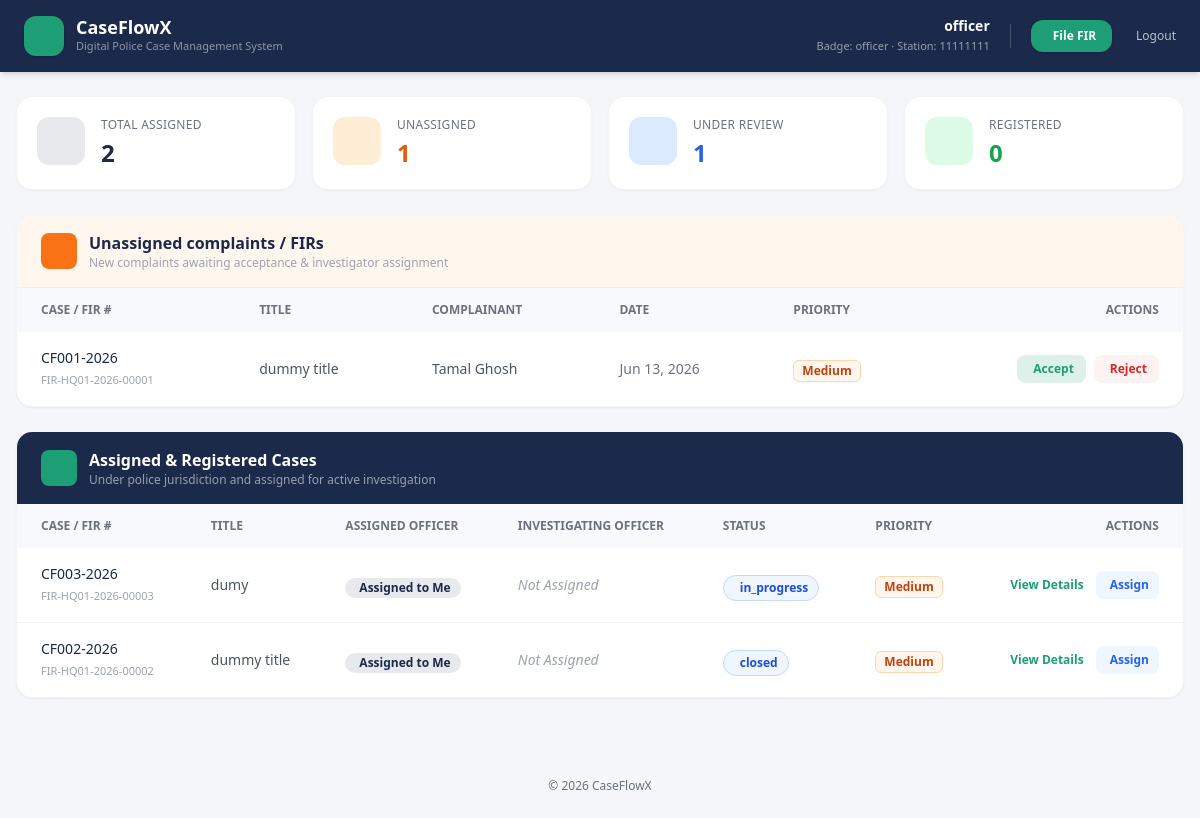
The app's page /officer-dashboard.php (signed in) with its own data.
### tables this page shows
CREATE TABLE officers (
            id              INTEGER PRIMARY KEY AUTOINCREMENT,
            badge_number    TEXT    NOT NULL UNIQUE,
            full_name       TEXT    NOT NULL,
            email           TEXT    UNIQUE,
            phone           TEXT    NOT NULL UNIQUE,
            station_code    TEXT    NOT NULL,
            role            TEXT    NOT NULL DEFAULT 'FIR Officer' CHECK(role IN ('FIR Officer','Supervisor','Admin')),
            password_hash   TEXT    NOT NULL,
            status          TEXT    NOT NULL DEFAULT 'active' CHECK(status IN ('active','suspended')),
            created_at      TEXT    NOT NULL DEFAULT (datetime('now')),
            last_login      TEXT
        );

CREATE TABLE cases (
            id              INTEGER PRIMARY KEY AUTOINCREMENT,
            citizen_id      INTEGER NOT NULL,
            case_number     TEXT    NOT NULL UNIQUE,
            title           TEXT    NOT NULL,
            description     TEXT    NOT NULL,
            status          TEXT    NOT NULL DEFAULT 'open' CHECK(status IN ('open','in_progress','resolved','closed')),
            priority        TEXT    NOT NULL DEFAULT 'low' CHECK(priority IN ('low','medium','high')),
            created_at      TEXT    NOT NULL DEFAULT (datetime('now')), fir_number TEXT, complainant_name TEXT, complainant_nid TEXT, complainant_phone TEXT, complainant_address TEXT, incident_date TEXT, incident_time TEXT, incident_location TEXT, incident_description TEXT, sections_applied TEXT, witness_details TEXT, officer_id INTEGER, station_code TEXT, investigating_officer TEXT, modified_by INTEGER, modified_at TEXT, investigator_id INTEGER,
            FOREIGN KEY (citizen_id) REFERENCES citizens(id) ON DELETE CASCADE
        );

CREATE TABLE citizens (
            id              INTEGER PRIMARY KEY AUTOINCREMENT,
            full_name       TEXT    NOT NULL,
            national_id     TEXT    NOT NULL UNIQUE,
            date_of_birth   TEXT    NOT NULL,
            gender          TEXT    NOT NULL CHECK(gender IN ('male','female','other')),
            phone           TEXT    NOT NULL UNIQUE,
            email           TEXT    UNIQUE,
            division        TEXT    NOT NULL,
            district        TEXT    NOT NULL,
            address         TEXT    NOT NULL,
            password_hash   TEXT    NOT NULL,
            status          TEXT    NOT NULL DEFAULT 'active' CHECK(status IN ('active','suspended')),
            created_at      TEXT    NOT NULL DEFAULT (datetime('now')),
            last_login      TEXT
        );

### officer-dashboard.php (the view, shortened to what the rows shown need)
<?php
require_once __DIR__ . '/db.php';
$officer = require_officer();
$db = get_db();
$assignedCases = [];
try {
    $stmt = $db->query("
        SELECT c.*, o.full_name as officer_name,
               (SELECT COUNT(*) FROM fir_evidence WHERE case_id = c.id) as evidence_count
        FROM cases c
        LEFT JOIN officers o ON c.officer_id = o.id
        WHERE c.officer_id IS NOT NULL
        ORDER BY c.created_at DESC
    ");
    $assignedCases = $stmt->fetchAll();
} catch (PDOException $e) {
    error_log("Dashboard assigned cases error: " . $e->getMessage());
}
$unassignedCases = [];
try {
    $stmt = $db->query("
        SELECT c.*, ct.full_name as citizen_name
        FROM cases c
        LEFT JOIN citizens ct ON c.citizen_id = ct.id
        WHERE c.officer_id IS NULL AND (c.status = 'Submitted' OR c.status = 'open')
        ORDER BY c.created_at DESC
    ");
    $unassignedCases = $stmt->fetchAll();
} catch (PDOException $e) {
    error_log("Dashboard unassigned cases error: " . $e->getMessage());
}
?>
<!DOCTYPE html>
<html lang="en">
<head>
<link rel="stylesheet" href="https://cdn.jsdelivr.net/npm/@tabler/icons-webfont@3.19.0/dist/tabler-icons.min.css">
<script src="https://cdn.tailwindcss.com"></script>
</head>
<body class="bg-[#F4F6F9] min-h-screen flex flex-col justify-between">
  <div class="flex-grow">
<header class="bg-navy text-white shadow-md">
  <div class="max-w-7xl mx-auto px-6 py-4 flex flex-wrap items-center justify-between gap-4">
    <div class="flex items-center gap-3">
      <div>
        <h1 class="text-lg font-bold leading-none">CaseFlowX</h1>
      </div>
    </div>
    <div class="flex items-center gap-5 text-sm">
      <div class="hidden sm:block text-right">
        <div class="font-semibold text-white"><?= htmlspecialchars($officer['full_name']) ?></div>
        <div class="text-[11px] text-white/55">Badge: <?= htmlspecialchars($officer['badge_number']) ?> · Station: <?= htmlspecialchars($officer['station_code']) ?></div>
      </div>
    </div>
  </div>
</header>
<main class="max-w-7xl mx-auto px-4 py-6">
  <?php if (count($unassignedCases) > 0): ?>
  <div class="bg-white rounded-2xl shadow-sm border border-gray-100 overflow-hidden mb-6">
    <div class="bg-orange-50 border-b border-orange-100 px-6 py-4 flex items-center gap-3">
      <div>
        <h2 class="text-navy font-semibold text-base">Unassigned complaints / FIRs</h2>
      </div>
    </div>
    <div class="overflow-x-auto">
      <table class="w-full text-left">
        <thead class="bg-[#f8f9fc]">
          <tr>
            <th class="px-6 py-3.5 text-xs font-semibold text-gray-500 uppercase">Case / FIR #</th>
            <th class="px-6 py-3.5 text-xs font-semibold text-gray-500 uppercase">Title</th>
            <th class="px-6 py-3.5 text-xs font-semibold text-gray-500 uppercase">Complainant</th>
            <th class="px-6 py-3.5 text-xs font-semibold text-gray-500 uppercase">Date</th>
            <th class="px-6 py-3.5 text-xs font-semibold text-gray-500 uppercase">Priority</th>
            <th class="px-6 py-3.5 text-right text-xs font-semibold text-gray-500 uppercase">Actions</th>
          </tr>
        </thead>
        <tbody class="divide-y divide-gray-100">
          <?php foreach ($unassignedCases as $case): ?>
          <tr id="unassigned-row-<?= (int)$case['id'] ?>" class="hover:bg-gray-50/50 transition-colors">
            <td class="px-6 py-4 text-sm font-medium text-navy">
              <div><?= htmlspecialchars($case['case_number']) ?></div>
              <?php if (!empty($case['fir_number'])): ?>
                <div class="text-[11px] text-gray-400 font-normal mt-0.5"><?= htmlspecialchars($case['fir_number']) ?></div>
              <?php endif; ?>
            </td>
            <td class="px-6 py-4 text-sm text-gray-600 font-medium"><?= htmlspecialchars($case['title']) ?></td>
            <td class="px-6 py-4 text-sm text-gray-600"><?= htmlspecialchars($case['citizen_name'] ?? $case['complainant_name'] ?? '—') ?></td>
            <td class="px-6 py-4 text-sm text-gray-500"><?= date('M d, Y', strtotime($case['created_at'])) ?></td>
            <td class="px-6 py-4"><?= priorityBadge($case['priority']) ?></td>
            <td class="px-6 py-4 text-right">
              <div class="flex items-center justify-end gap-2">
                <button onclick="acceptCase(<?= (int)$case['id'] ?>, this)" class="bg-accent/15 text-accent hover:bg-accent hover:text-white px-3 py-1.5 rounded-lg text-xs font-bold flex items-center gap-1 transition">
                  <i class="ti ti-check"></i> Accept
                </button>
                <button onclick="rejectCase(<?= (int)$case['id'] ?>, this)" class="bg-red-50 text-red-600 hover:bg-red-600 hover:text-white px-3 py-1.5 rounded-lg text-xs font-bold flex items-center gap-1 transition">
                  <i class="ti ti-x"></i> Reject
                </button>
              </div>
            </td>
          </tr>
          <?php endforeach; ?>
        </tbody>
      </table>
    </div>
  </div>
  <?php endif; ?>
  <div class="bg-white rounded-2xl shadow-sm border border-gray-100 overflow-hidden">
    <div class="bg-navy px-6 py-4 flex items-center gap-3">
      <div>
        <h2 class="text-white font-semibold text-base">Assigned & Registered Cases</h2>
      </div>
    </div>
    <div class="overflow-x-auto">
      <table class="w-full text-left">
        <thead class="bg-[#f8f9fc]">
          <tr>
            <th class="px-6 py-3.5 text-xs font-semibold text-gray-500 uppercase">Case / FIR #</th>
            <th class="px-6 py-3.5 text-xs font-semibold text-gray-500 uppercase">Title</th>
            <th class="px-6 py-3.5 text-xs font-semibold text-gray-500 uppercase">Assigned Officer</th>
            <th class="px-6 py-3.5 text-xs font-semibold text-gray-500 uppercase">Investigating Officer</th>
            <th class="px-6 py-3.5 text-xs font-semibold text-gray-500 uppercase">Status</th>
            <th class="px-6 py-3.5 text-xs font-semibold text-gray-500 uppercase">Priority</th>
            <th class="px-6 py-3.5 text-right text-xs font-semibold text-gray-500 uppercase">Actions</th>
          </tr>
        </thead>
        <tbody class="divide-y divide-gray-100">
          <?php foreach ($assignedCases as $case):
            $isAssignedToMe = ((int)$case['officer_id'] === (int)$officer['id']);
          ?>
          <tr class="hover:bg-gray-50/50 transition-colors">
            <td class="px-6 py-4 text-sm font-medium text-navy">
              <div><?= htmlspecialchars($case['case_number']) ?></div>
              <?php if (!empty($case['fir_number'])): ?>
                <div class="text-[11px] text-gray-400 font-normal mt-0.5"><?= htmlspecialchars($case['fir_number']) ?></div>
              <?php endif; ?>
            </td>
            <td class="px-6 py-4 text-sm text-gray-600 font-medium"><?= htmlspecialchars($case['title']) ?></td>
            <td class="px-6 py-4 text-sm text-gray-600">
              <?php if ($isAssignedToMe): ?>
                <span class="inline-flex items-center gap-1 px-2.5 py-0.5 rounded-full text-xs font-semibold bg-navy/10 text-navy">
                  <i class="ti ti-user-check text-xs"></i> Assigned to Me
                </span>
              <?php else: ?>
                <span class="text-gray-700"><?= htmlspecialchars($case['officer_name'] ?? '—') ?></span>
              <?php endif; ?>
            </td>
            <td class="px-6 py-4 text-sm">
              <?php if (!empty($case['investigating_officer'])): ?>
                <div class="flex items-center gap-1.5 text-gray-800 font-semibold">
                  <i class="ti ti-user-shield text-accent text-base"></i>
                  <span><?= htmlspecialchars($case['investigating_officer']) ?></span>
                </div>
              <?php else: ?>
                <span class="text-gray-400 italic">Not Assigned</span>
              <?php endif; ?>
            </td>
            <td class="px-6 py-4"><?= statusBadge($case['status']) ?></td>
            <td class="px-6 py-4"><?= priorityBadge($case['priority']) ?></td>
            <td class="px-6 py-4 text-right">
              <div class="flex items-center justify-end gap-3">
                <a href="case-details.php?id=<?= (int)$case['id'] ?>" class="text-accent hover:text-accent-dark font-bold text-xs flex items-center gap-0.5">
                  <i class="ti ti-external-link"></i> View Details
                </a>
                <?php if ($isAssignedToMe): ?>
                  <button onclick="openAssignModal(<?= (int)$case['id'] ?>, '<?= htmlspecialchars($case['investigating_officer'] ?? '') ?>')" class="bg-blue-50 text-blue-600 hover:bg-blue-600 hover:text-white px-2.5 py-1.5 rounded-lg text-xs font-bold flex items-center gap-1 transition">
                    <i class="ti ti-user-shield"></i> Assign
                  </button>
                <?php endif; ?>
              </div>
            </td>
          </tr>
          <?php endforeach; ?>
        </tbody>
      </table>
    </div>
  </div>
</main>
<?php
function statusBadge(string $status): string {
    $map = [
        'Submitted'     => ['bg-blue-50 text-blue-700 border-blue-200', 'ti-send', 'Submitted'],
        'open'          => ['bg-blue-50 text-blue-700 border-blue-200', 'ti-send', 'Submitted'],
        'Under Review'  => ['bg-orange-50 text-orange-700 border-orange-200', 'ti-eye', 'Under Review'],
        'Registered'    => ['bg-green-50 text-green-700 border-green-200', 'ti-circle-check', 'Registered'],
        'Rejected'      => ['bg-red-50 text-red-700 border-red-200', 'ti-x', 'Rejected'],
    ];
    [$cls, $ico, $lbl] = $map[$status] ?? [$map['Submitted'][0], $map['Submitted'][1], $status];
    return "<span class=\"inline-flex items-center gap-1.5 px-2.5 py-1 rounded-full text-xs font-semibold border {$cls}\"><i class=\"ti {$ico}\"></i> {$lbl}</span>";
}
function priorityBadge(string $priority): string {
    $map = [
        'low'    => ['bg-gray-100 text-gray-600 border-gray-200', 'Low'],
        'medium' => ['bg-orange-50 text-orange-700 border-orange-200', 'Medium'],
        'high'   => ['bg-red-50 text-red-700 border-red-200', 'High'],
    ];
    [$cls, $lbl] = $map[$priority] ?? [$map['low'][0], ucfirst($priority)];
    return "<span class=\"inline-flex items-center px-2 py-0.5 rounded-md text-xs font-semibold border {$cls}\">{$lbl}</span>";
}
?>
  </div>
</body>
</html>

### records on screen
officers: full_name "officer", badge_number "officer", station_code "11111111"
cases: case_number "CF001-2026", fir_number "FIR-HQ01-2026-00001", title "dummy title", citizen.full_name "Tamal Ghosh", created_at "Jun 13, 2026"
cases: case_number "CF003-2026", fir_number "FIR-HQ01-2026-00003", title "dumy", shows "Assigned to Me", shows "Not Assigned", lbl "in_progress"
cases: case_number "CF002-2026", fir_number "FIR-HQ01-2026-00002", title "dummy title", shows "Assigned to Me", shows "Not Assigned", lbl "closed"

### other values on screen
$totalAssigned "2"
$unassignedCount "1"
$underReviewCount "1"
$registeredCount "0"
